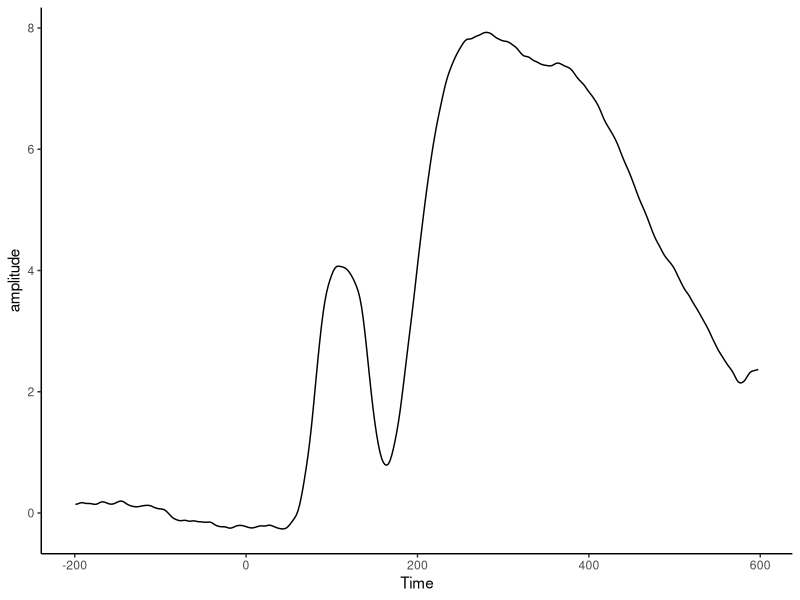
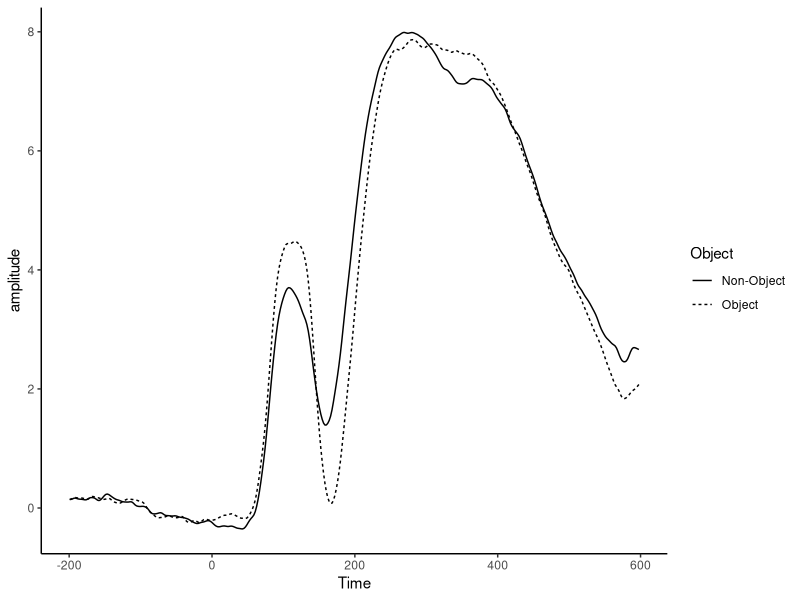
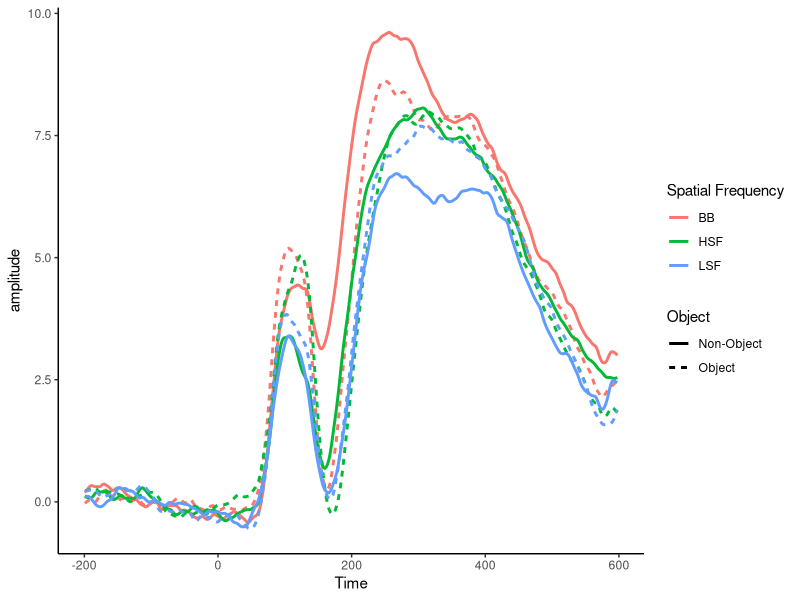
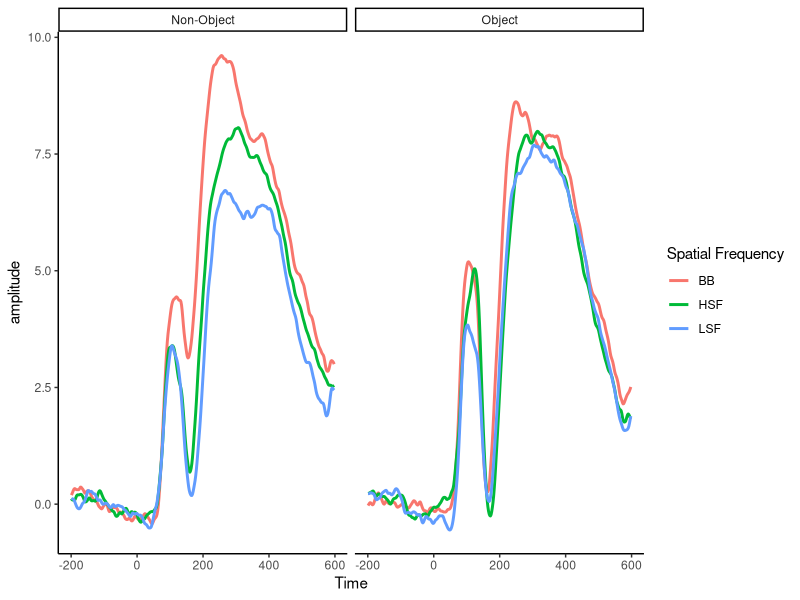
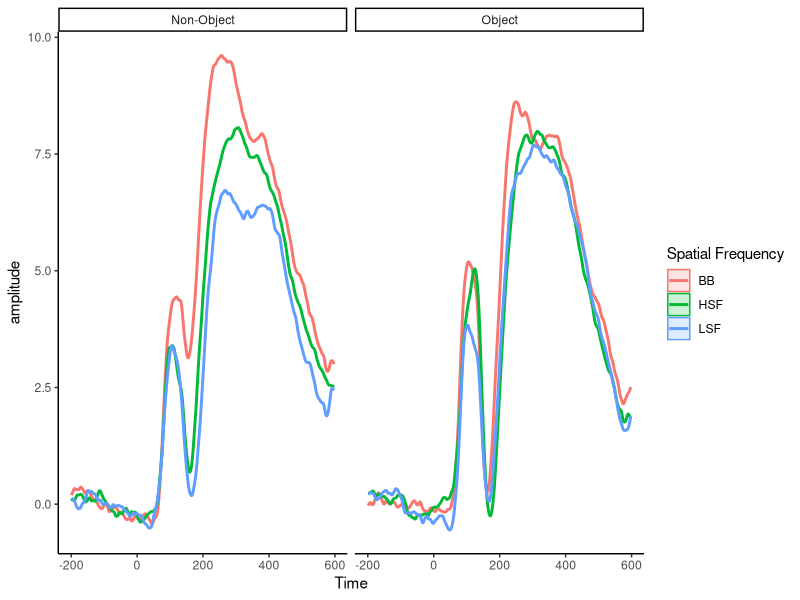
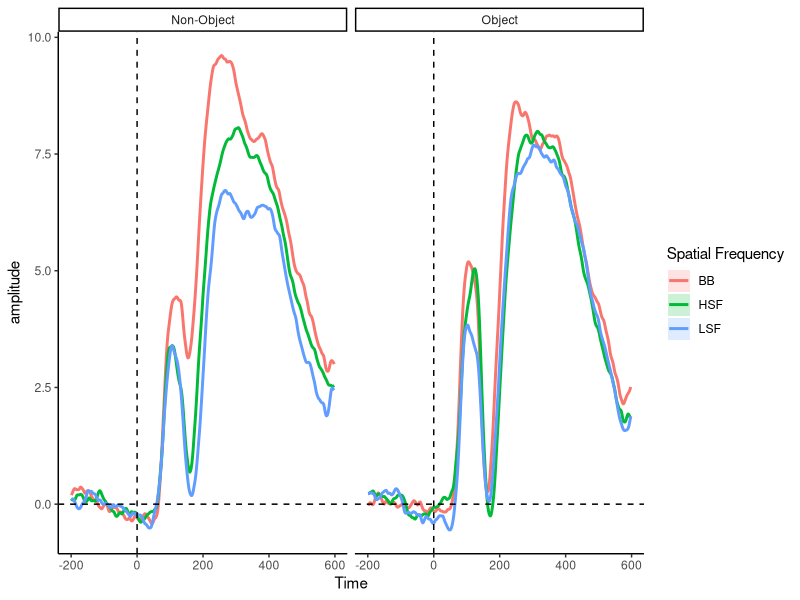
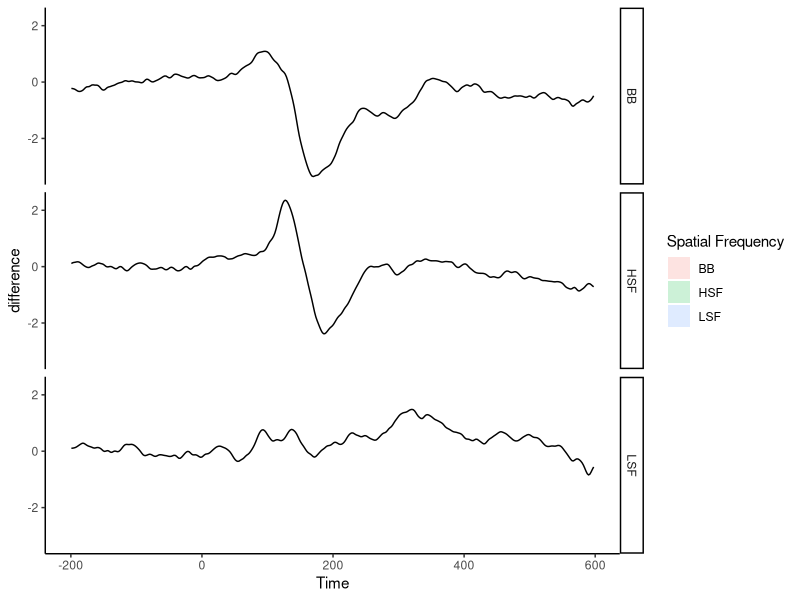

Here is the R script that generated these plots, in order:
## ---- chunk 1
library(tidyverse)
## ---- chunk 2
ObjFreqERPs <- read_csv("../data/ObjFreqERPs.csv")
## ---- chunk 3
head(ObjFreqERPs)
glimpse(ObjFreqERPs)
ObjFreqERPs
## ---- chunk 4
final_df <- gather(ObjFreqERPs, condition, amplitude, -Subject, -Time)
## ---- chunk 5
final_df <- separate(final_df, condition, into = c("Object", "Spatial Frequency"), sep = "/")
head(final_df)
## ---- chunk 6
theme_set(theme_classic())

ggplot(final_df, aes(x = Time, y = amplitude)) +
  stat_summary(fun.y = mean, geom = "line")
## ---- chunk 7
ggplot(final_df, aes(x = Time, y = amplitude, linetype = Object)) +
  stat_summary(fun.y = mean, geom = "line")
## ---- chunk 8
ggplot(final_df, aes(x = Time, y = amplitude, colour = `Spatial Frequency`, linetype = Object)) +
  stat_summary(fun.y = mean, geom = "line", size = 1)
## ---- chunk 9
ggplot(final_df, aes(x = Time, y = amplitude, colour = `Spatial Frequency`, fill = `Spatial Frequency`)) + 
  stat_summary(fun.y = mean, geom = "line", size = 1) + facet_wrap("Object")
## ---- chunk 10
ggplot(final_df, aes(x = Time, y = amplitude, colour = `Spatial Frequency`, fill = `Spatial Frequency`)) +
  stat_summary(fun.data = mean_cl_normal, geom = "ribbon", alpha = 0.2) +
  stat_summary(fun.y = mean, geom = "line", size = 1) +
  facet_wrap("Object")
## ---- chunk 11
ggplot(final_df, aes(x = Time, y = amplitude, colour = `Spatial Frequency`, fill = `Spatial Frequency`)) +
  stat_summary(fun.data = mean_cl_normal, geom = "ribbon", alpha = 0.2, colour = NA) +
  stat_summary(fun.y = mean, geom = "line", size = 1) +
  facet_wrap("Object") +
  geom_vline(xintercept = 0, linetype = "dashed") + 
  geom_hline(yintercept = 0, linetype = "dashed")
## ---- chunk 12
final_df <- spread(final_df, Object, amplitude) %>%
  mutate(difference = Object - `Non-Object`)

head(final_df)
## ---- chunk 13
final_df %>%
  ggplot(aes(x = Time, y = difference, fill = `Spatial Frequency`)) +
  stat_summary(fun.data = mean_cl_normal, geom = "ribbon", alpha = 0.2)+
  stat_summary(fun.y = mean, geom = "line") +
  facet_grid(`Spatial Frequency`~.)
